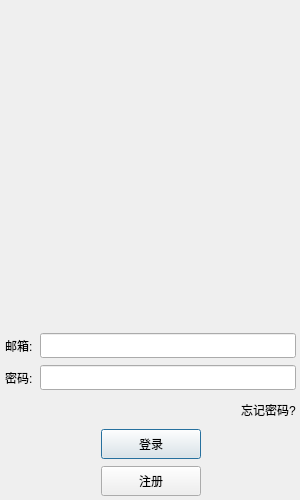
<?xml version="1.0" encoding="UTF-8"?>
<ui version="4.0">
 <class>loginDialog</class>
 <widget class="QDialog" name="loginDialog">
  <property name="geometry">
   <rect>
    <x>0</x>
    <y>0</y>
    <width>300</width>
    <height>500</height>
   </rect>
  </property>
  <property name="minimumSize">
   <size>
    <width>300</width>
    <height>500</height>
   </size>
  </property>
  <property name="maximumSize">
   <size>
    <width>300</width>
    <height>500</height>
   </size>
  </property>
  <property name="windowTitle">
   <string>小特特务系统!!!!</string>
  </property>
  <widget class="QWidget" name="layoutWidget">
   <property name="geometry">
    <rect>
     <x>0</x>
     <y>0</y>
     <width>301</width>
     <height>501</height>
    </rect>
   </property>
   <layout class="QVBoxLayout" name="verticalLayout_2">
    <property name="spacing">
     <number>7</number>
    </property>
    <property name="leftMargin">
     <number>5</number>
    </property>
    <property name="topMargin">
     <number>5</number>
    </property>
    <property name="rightMargin">
     <number>5</number>
    </property>
    <property name="bottomMargin">
     <number>5</number>
    </property>
    <item>
     <widget class="QLabel" name="err_tip">
      <property name="minimumSize">
       <size>
        <width>0</width>
        <height>25</height>
       </size>
      </property>
      <property name="maximumSize">
       <size>
        <width>16777215</width>
        <height>25</height>
       </size>
      </property>
      <property name="text">
       <string/>
      </property>
      <property name="alignment">
       <set>Qt::AlignmentFlag::AlignCenter</set>
      </property>
     </widget>
    </item>
    <item>
     <widget class="QWidget" name="head_widget" native="true">
      <layout class="QGridLayout" name="gridLayout">
       <item row="0" column="0">
        <widget class="QLabel" name="head_label">
         <property name="minimumSize">
          <size>
           <width>256</width>
           <height>256</height>
          </size>
         </property>
         <property name="maximumSize">
          <size>
           <width>256</width>
           <height>256</height>
          </size>
         </property>
         <property name="text">
          <string/>
         </property>
        </widget>
       </item>
      </layout>
     </widget>
    </item>
    <item>
     <layout class="QHBoxLayout" name="horizontalLayout_2">
      <item>
       <widget class="QLabel" name="user_label">
        <property name="minimumSize">
         <size>
          <width>0</width>
          <height>25</height>
         </size>
        </property>
        <property name="maximumSize">
         <size>
          <width>16777215</width>
          <height>25</height>
         </size>
        </property>
        <property name="text">
         <string>邮箱:</string>
        </property>
       </widget>
      </item>
      <item>
       <widget class="QLineEdit" name="user_edit">
        <property name="minimumSize">
         <size>
          <width>0</width>
          <height>25</height>
         </size>
        </property>
        <property name="maximumSize">
         <size>
          <width>16777215</width>
          <height>25</height>
         </size>
        </property>
       </widget>
      </item>
     </layout>
    </item>
    <item>
     <layout class="QHBoxLayout" name="horizontalLayout">
      <item>
       <widget class="QLabel" name="pass_label">
        <property name="minimumSize">
         <size>
          <width>0</width>
          <height>25</height>
         </size>
        </property>
        <property name="maximumSize">
         <size>
          <width>16777215</width>
          <height>25</height>
         </size>
        </property>
        <property name="text">
         <string>密码:</string>
        </property>
       </widget>
      </item>
      <item>
       <widget class="QLineEdit" name="pass_edit">
        <property name="minimumSize">
         <size>
          <width>0</width>
          <height>25</height>
         </size>
        </property>
        <property name="maximumSize">
         <size>
          <width>16777215</width>
          <height>25</height>
         </size>
        </property>
       </widget>
      </item>
     </layout>
    </item>
    <item>
     <layout class="QHBoxLayout" name="horizontalLayout_3">
      <item>
       <spacer name="horizontalSpacer">
        <property name="orientation">
         <enum>Qt::Orientation::Horizontal</enum>
        </property>
        <property name="sizeHint" stdset="0">
         <size>
          <width>40</width>
          <height>20</height>
         </size>
        </property>
       </spacer>
      </item>
      <item>
       <widget class="ClickLabel" name="forget_label">
        <property name="minimumSize">
         <size>
          <width>0</width>
          <height>25</height>
         </size>
        </property>
        <property name="maximumSize">
         <size>
          <width>16777215</width>
          <height>25</height>
         </size>
        </property>
        <property name="text">
         <string>忘记密码?</string>
        </property>
       </widget>
      </item>
     </layout>
    </item>
    <item>
     <layout class="QHBoxLayout" name="horizontalLayout_4">
      <item>
       <spacer name="horizontalSpacer_2">
        <property name="orientation">
         <enum>Qt::Orientation::Horizontal</enum>
        </property>
        <property name="sizeHint" stdset="0">
         <size>
          <width>40</width>
          <height>20</height>
         </size>
        </property>
       </spacer>
      </item>
      <item>
       <widget class="QPushButton" name="sign_btn">
        <property name="minimumSize">
         <size>
          <width>100</width>
          <height>30</height>
         </size>
        </property>
        <property name="maximumSize">
         <size>
          <width>100</width>
          <height>30</height>
         </size>
        </property>
        <property name="text">
         <string>登录</string>
        </property>
       </widget>
      </item>
      <item>
       <spacer name="horizontalSpacer_3">
        <property name="orientation">
         <enum>Qt::Orientation::Horizontal</enum>
        </property>
        <property name="sizeHint" stdset="0">
         <size>
          <width>40</width>
          <height>20</height>
         </size>
        </property>
       </spacer>
      </item>
     </layout>
    </item>
    <item>
     <layout class="QHBoxLayout" name="horizontalLayout_6">
      <item>
       <spacer name="horizontalSpacer_4">
        <property name="orientation">
         <enum>Qt::Orientation::Horizontal</enum>
        </property>
        <property name="sizeHint" stdset="0">
         <size>
          <width>40</width>
          <height>20</height>
         </size>
        </property>
       </spacer>
      </item>
      <item>
       <widget class="QPushButton" name="reg_btn">
        <property name="minimumSize">
         <size>
          <width>100</width>
          <height>30</height>
         </size>
        </property>
        <property name="maximumSize">
         <size>
          <width>100</width>
          <height>30</height>
         </size>
        </property>
        <property name="text">
         <string>注册</string>
        </property>
       </widget>
      </item>
      <item>
       <spacer name="horizontalSpacer_5">
        <property name="orientation">
         <enum>Qt::Orientation::Horizontal</enum>
        </property>
        <property name="sizeHint" stdset="0">
         <size>
          <width>40</width>
          <height>20</height>
         </size>
        </property>
       </spacer>
      </item>
     </layout>
    </item>
   </layout>
  </widget>
 </widget>
 <customwidgets>
  <customwidget>
   <class>ClickLabel</class>
   <extends>QLabel</extends>
   <header>clicklabel.h</header>
  </customwidget>
 </customwidgets>
 <resources/>
 <connections/>
</ui>
